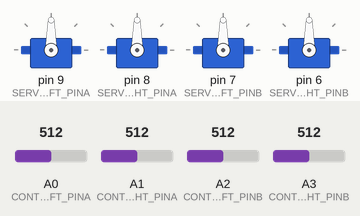
This sketch was run on a simulated Arduino Uno, built with avr-gcc and run on an emulated ATmega328P. Shown: 4 × servo. The test bench sets the inputs (shaded band); at power-on: A0 (CONTROL_LEFT_PINA) = 512, A1 (CONTROL_RIGHT_PINA) = 512, A2 (CONTROL_LEFT_PINB) = 512, A3 (CONTROL_RIGHT_PINB) = 512.

Above: at 1.2 s.
1.3 s: A0 (CONTROL_LEFT_PINA) set to 716
At 2.1 s:
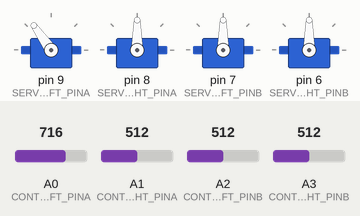
2.8 s: A1 (CONTROL_RIGHT_PINA) set to 716
At 4.0 s:
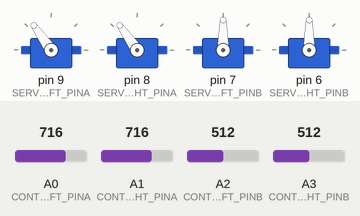
4.3 s: A2 (CONTROL_LEFT_PINB) set to 716
At 5.5 s:
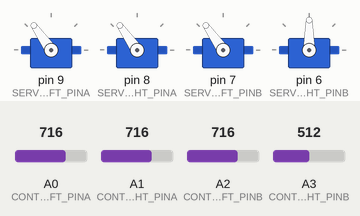
5.8 s: A3 (CONTROL_RIGHT_PINB) set to 716
At 6.3 s:
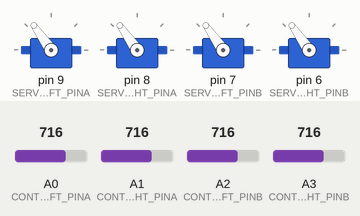
7.3 s: A0 (CONTROL_LEFT_PINA) set to 992
At 7.9 s:
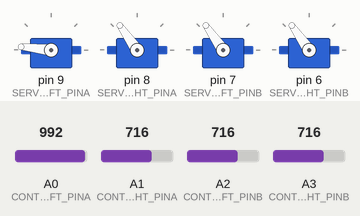
8.8 s: A1 (CONTROL_RIGHT_PINA) set to 992
At 9.8 s:
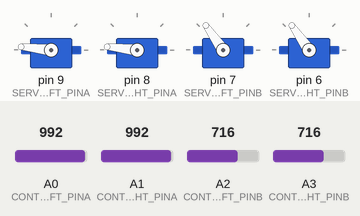
Timing chart, 0 to 11.3 s (numbered marks = the images above; inputs shaded):
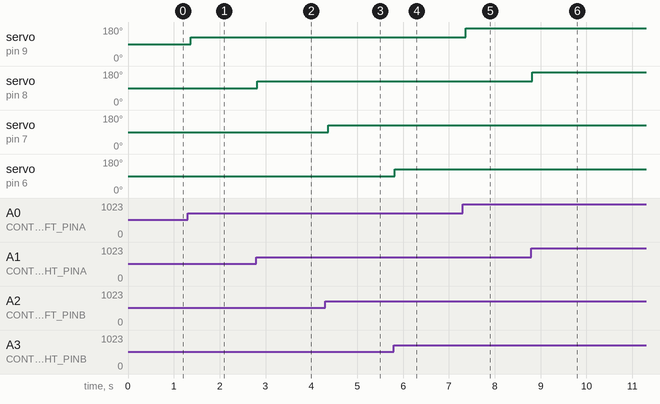

Measured:
- after the input at 1.3 s, servo on pin 9 (SERVO_LEFT_PINA): 90° → 125° after 0.07 s
- after the input at 2.8 s, servo on pin 8 (SERVO_RIGHT_PINA): 90° → 125° at once
- after the input at 4.3 s, servo on pin 7 (SERVO_LEFT_PINB): 90° → 125° after 0.07 s
- after the input at 5.8 s, servo on pin 6 (SERVO_RIGHT_PINB): 90° → 125° at once
- after the input at 7.3 s, servo on pin 9 (SERVO_LEFT_PINA): 125° → 174° after 0.07 s
- after the input at 8.8 s, servo on pin 8 (SERVO_RIGHT_PINA): 125° → 174° at once

The sketch:

braco-robo.ino
```cpp
/*
  JoystickServoControl
  Control two servos with a joystick.

  For info and circuit diagrams see https://github.com/tardate/LittleArduinoProjects/tree/master/playground/JoystickServoControl

 */

#include <Servo.h>

#define SERVO_LEFT_PINA 9
#define SERVO_RIGHT_PINA 8
#define SERVO_LEFT_PINB 7
#define SERVO_RIGHT_PINB 6

#define CONTROL_LEFT_PINA 0
#define CONTROL_RIGHT_PINA 1
#define CONTROL_LEFT_PINB 2
#define CONTROL_RIGHT_PINB 3

// delay in milliseconds between each servo command
#define STEP_DELAY 90

// custom min/max pulse width settings that best suit my servos
// NB: default vaules are min pulse width=544, max pulse width=2400
#define IDEAL_MIN_PW 2400
#define IDEAL_MAX_PW 2400


Servo servo_leftA;
Servo servo_rightA;
Servo servo_leftB;
Servo servo_rightB;

void setup() {
  servo_leftA.attach(SERVO_LEFT_PINA,IDEAL_MIN_PW,IDEAL_MAX_PW);
  servo_rightA.attach(SERVO_RIGHT_PINA,IDEAL_MIN_PW,IDEAL_MAX_PW);
  servo_leftB.attach(SERVO_LEFT_PINB,IDEAL_MIN_PW,IDEAL_MAX_PW);
  servo_rightB.attach(SERVO_RIGHT_PINB,IDEAL_MIN_PW,IDEAL_MAX_PW);
}


void loop() {
  int left_readingA = analogRead(CONTROL_LEFT_PINA);
  int right_readingA = analogRead(CONTROL_RIGHT_PINA);
  int left_readingB = analogRead(CONTROL_LEFT_PINB);
  int right_readingB = analogRead(CONTROL_RIGHT_PINB);

  servo_leftA.write( map(left_readingA, 0, 1023, 0, 180) );
  servo_rightA.write( map(right_readingA, 0, 1023, 0, 180) );
  servo_leftB.write( map(left_readingB, 0, 1023, 0, 180) );
  servo_rightB.write( map(right_readingB, 0, 1023, 0, 180) );

  delay(STEP_DELAY);

}
```
